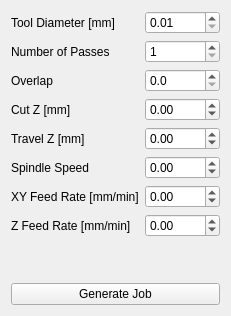
                  <widget class="QWidget" name="bottom_page">
                   <layout class="QGridLayout" name="gridLayout_3">
                    <item row="9" column="0">
                     <widget class="QLabel" name="bottom_z_feed_rate_l">
                      <property name="text">
                       <string>Z Feed Rate [mm/min]</string>
                      </property>
                     </widget>
                    </item>
                    <item row="4" column="1">
                     <widget class="QDoubleSpinBox" name="bottom_cut_z_dsb">
                      <property name="decimals">
                       <number>2</number>
                      </property>
                      <property name="minimum">
                       <double>-9999.000000000000000</double>
                      </property>
                      <property name="maximum">
                       <double>9999.000000000000000</double>
                      </property>
                     </widget>
                    </item>
                    <item row="9" column="1">
                     <widget class="QDoubleSpinBox" name="bottom_z_feed_rate_dsb">
                      <property name="decimals">
                       <number>2</number>
                      </property>
                      <property name="minimum">
                       <double>-9999.000000000000000</double>
                      </property>
                      <property name="maximum">
                       <double>9999.000000000000000</double>
                      </property>
                     </widget>
                    </item>
                    <item row="1" column="1">
                     <widget class="QDoubleSpinBox" name="bottom_tool_diameter_dsb">
                      <property name="minimum">
                       <double>0.010000000000000</double>
                      </property>
                     </widget>
                    </item>
                    <item row="2" column="1">
                     <widget class="QSpinBox" name="bottom_n_passes_sb">
                      <property name="minimum">
                       <number>1</number>
                      </property>
                     </widget>
                    </item>
                    <item row="3" column="0">
                     <widget class="QLabel" name="bottom_overlap_l">
                      <property name="text">
                       <string>Overlap</string>
                      </property>
                     </widget>
                    </item>
                    <item row="12" column="0" colspan="2">
                     <widget class="QPushButton" name="bottom_generate_job_pb">
                      <property name="text">
                       <string>Generate Job</string>
                      </property>
                     </widget>
                    </item>
                    <item row="8" column="1">
                     <widget class="QDoubleSpinBox" name="bottom_xy_feed_rate_dsb">
                      <property name="decimals">
                       <number>2</number>
                      </property>
                      <property name="minimum">
                       <double>-9999.000000000000000</double>
                      </property>
                      <property name="maximum">
                       <double>9999.000000000000000</double>
                      </property>
                     </widget>
                    </item>
                    <item row="3" column="1">
                     <widget class="QDoubleSpinBox" name="bottom_overlap_dsb">
                      <property name="decimals">
                       <number>1</number>
                      </property>
                      <property name="minimum">
                       <double>0.000000000000000</double>
                      </property>
                      <property name="maximum">
                       <double>1.000000000000000</double>
                      </property>
                     </widget>
                    </item>
                    <item row="11" column="0" colspan="2">
                     <spacer name="bottom_vertical_spacer">
                      <property name="orientation">
                       <enum>Qt::Vertical</enum>
                      </property>
                      <property name="sizeHint" stdset="0">
                       <size>
                        <width>20</width>
                        <height>40</height>
                       </size>
                      </property>
                     </spacer>
                    </item>
                    <item row="1" column="0">
                     <widget class="QLabel" name="bottom_tool_diameter_l">
                      <property name="text">
                       <string>Tool Diameter [mm]</string>
                      </property>
                     </widget>
                    </item>
                    <item row="2" column="0">
                     <widget class="QLabel" name="bottom_n_passes_l">
                      <property name="text">
                       <string>Number of Passes</string>
                      </property>
                     </widget>
                    </item>
                    <item row="5" column="0">
                     <widget class="QLabel" name="bottom_travel_z_l">
                      <property name="text">
                       <string>Travel Z [mm]</string>
                      </property>
                     </widget>
                    </item>
                    <item row="4" column="0">
                     <widget class="QLabel" name="bottom_cut_z_l">
                      <property name="text">
                       <string>Cut Z [mm]</string>
                      </property>
                     </widget>
                    </item>
                    <item row="5" column="1">
                     <widget class="QDoubleSpinBox" name="bottom_travel_z_dsb">
                      <property name="decimals">
                       <number>2</number>
                      </property>
                      <property name="minimum">
                       <double>-9999.000000000000000</double>
                      </property>
                      <property name="maximum">
                       <double>9999.000000000000000</double>
                      </property>
                     </widget>
                    </item>
                    <item row="8" column="0">
                     <widget class="QLabel" name="bottom_xy_feed_rate_l">
                      <property name="text">
                       <string>XY Feed Rate [mm/min]</string>
                      </property>
                     </widget>
                    </item>
                    <item row="6" column="0">
                     <widget class="QLabel" name="bottom_spindle_speed_l">
                      <property name="text">
                       <string>Spindle Speed</string>
                      </property>
                     </widget>
                    </item>
                    <item row="6" column="1">
                     <widget class="QDoubleSpinBox" name="bottom_spindle_speed_dsb">
                      <property name="decimals">
                       <number>2</number>
                      </property>
                      <property name="minimum">
                       <double>-9999.000000000000000</double>
                      </property>
                      <property name="maximum">
                       <double>9999.000000000000000</double>
                      </property>
                     </widget>
                    </item>
                   </layout>
                  </widget>
